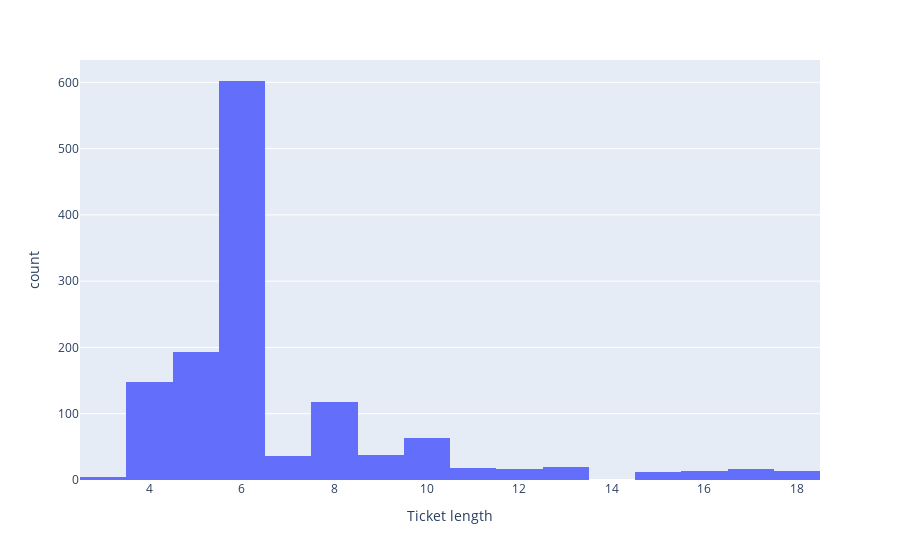

The notebook cell saved with this chart:
### Code cell
def histogram(dataframe: pd.DataFrame):
    dataframe['Ticket length'] = dataframe['Ticket'].str.len()
    graph = px.histogram(dataframe, x='Ticket length', nbins=30)
    graph.show()

histogram(dataframe)

### Figure 1 — Plotly figure (JSON) as saved in the notebook; plotly's stock layout.template omitted (floating-point values rounded to 4 significant figures; data arrays with more than 128 entries replaced by an {"elided": "..."} marker saying what was removed)
{"data": [{"bingroup": "x", "hovertemplate": "Ticket length=%{x}<br>count=%{y}<extra></extra>", "legendgroup": "", "marker": {"color": "#636efa", "pattern": {"shape": ""}}, "name": "", "nbinsx": 30, "orientation": "v", "showlegend": false, "type": "histogram", "x": {"elided": "1309 int values"}, "xaxis": "x", "yaxis": "y"}], "layout": {"barmode": "relative", "legend": {"tracegroupgap": 0}, "margin": {"t": 60}, "xaxis": {"anchor": "y", "domain": [0, 1], "title": {"text": "Ticket length"}}, "yaxis": {"anchor": "x", "domain": [0, 1], "title": {"text": "count"}}}}
